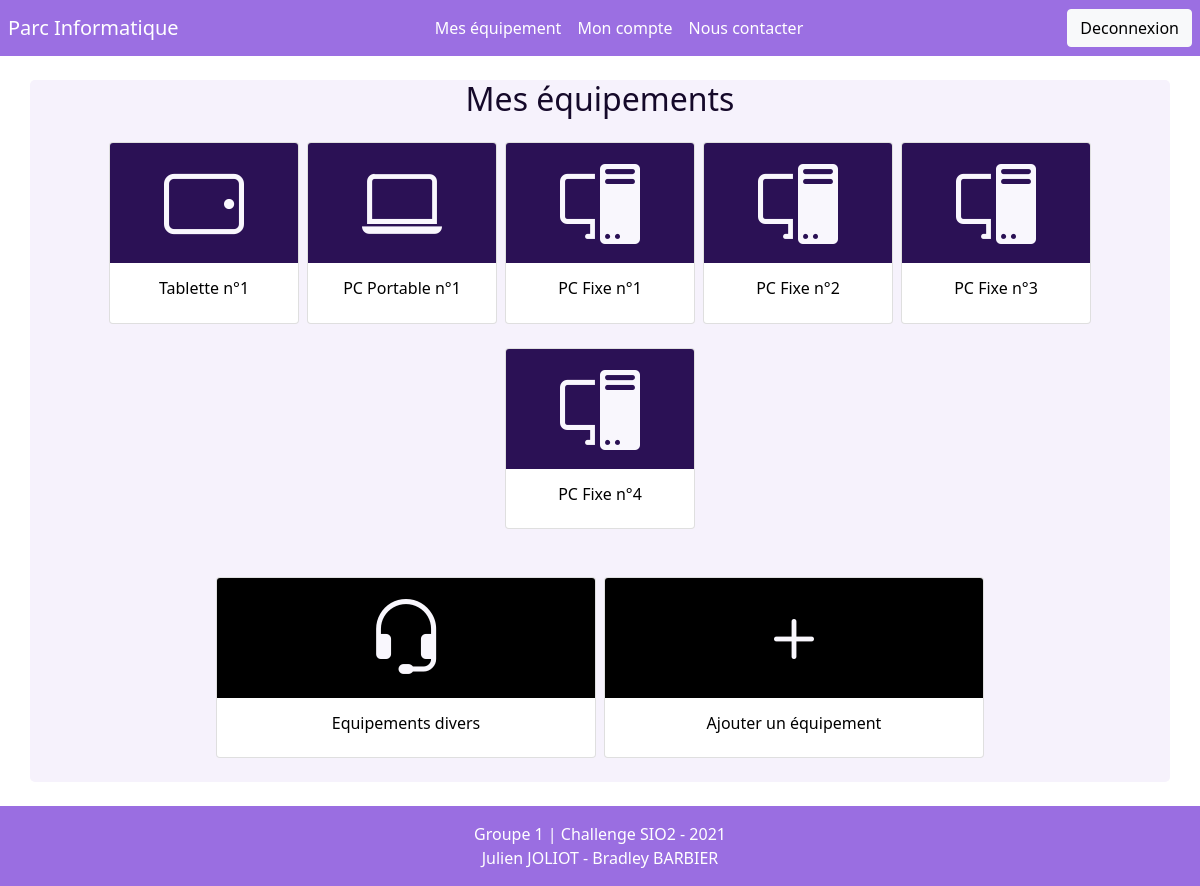
The page /views/panel/equipement.php (signed in) on the database its author committed.
### tables this page shows
CREATE TABLE IF NOT EXISTS `tablette` (
  `ID` int(11) NOT NULL AUTO_INCREMENT,
  `ID_UTILISATEUR` int(11) DEFAULT NULL,
  `MODELE` varchar(32) DEFAULT NULL,
  `OS` varchar(64) DEFAULT NULL,
  `PROCESSEUR` varchar(32) DEFAULT NULL,
  `RAM` int(11) DEFAULT NULL,
  `STOCKAGE` int(11) DEFAULT NULL,
  `FAI` varchar(32) DEFAULT NULL,
  `DATA_GO` double DEFAULT NULL,
  `CREATED_AT` timestamp(6) NOT NULL DEFAULT current_timestamp(6),
  `EDITED_AT` timestamp(6) NOT NULL DEFAULT current_timestamp(6),
  PRIMARY KEY (`ID`),
  UNIQUE KEY `ID` (`ID`),
  KEY `ID_UTILISATEUR` (`ID_UTILISATEUR`)
);

CREATE TABLE IF NOT EXISTS `ordi_portable` (
  `ID` int(11) NOT NULL AUTO_INCREMENT,
  `ID_UTILISATEUR` int(11) DEFAULT NULL,
  `REGION` tinyint(1) NOT NULL,
  `OS` varchar(64) DEFAULT NULL,
  `PROCESSEUR` varchar(32) DEFAULT NULL,
  `CARTE_GRAPHIQUE` varchar(32) DEFAULT NULL,
  `RAM` int(11) DEFAULT NULL,
  `STOCKAGE` int(11) DEFAULT NULL,
  `CREATED_AT` timestamp(6) NOT NULL DEFAULT current_timestamp(6),
  `EDITED_AT` timestamp(6) NOT NULL DEFAULT current_timestamp(6),
  PRIMARY KEY (`ID`),
  UNIQUE KEY `ID` (`ID`),
  KEY `ID_UTILISATEUR` (`ID_UTILISATEUR`)
);

CREATE TABLE IF NOT EXISTS `ordi_fixe` (
  `ID` int(11) NOT NULL AUTO_INCREMENT,
  `ID_UTILISATEUR` int(11) DEFAULT NULL,
  `OS` varchar(64) DEFAULT NULL,
  `PROCESSEUR` varchar(32) DEFAULT NULL,
  `CARTE_GRAPHIQUE` varchar(32) DEFAULT NULL,
  `RAM` int(11) DEFAULT NULL,
  `STOCKAGE` int(11) DEFAULT NULL,
  `CREATED_AT` timestamp(6) NOT NULL DEFAULT current_timestamp(6),
  `EDITED_AT` timestamp(6) NOT NULL DEFAULT current_timestamp(6),
  PRIMARY KEY (`ID`),
  UNIQUE KEY `ID` (`ID`),
  KEY `ID_UTILISATEUR` (`ID_UTILISATEUR`)
);

### config.php (called while the page is built, shortened)
<?php
require_once SITE_ROOT . "/assets/class/database.php";
$db_host = 'localhost';
$db_name = 'parc_informatique';
$db_user = 'root';
$db_pswd = '';
$db_parameter = [
    PDO::MYSQL_ATTR_INIT_COMMAND => "SET NAMES UTF8",
    PDO::ATTR_ERRMODE => PDO::ERRMODE_EXCEPTION,
    PDO::ATTR_DEFAULT_FETCH_MODE, PDO::FETCH_ASSOC
];
$db = new Database($db_host, $db_name, $db_user, $db_pswd, $db_parameter);

### assets/class/database.php (called while the page is built, shortened)
<?php
class Database{
    private $pdo;
    public function __construct(string $db_host, string $db_name, string $db_user, string $db_pswd, array $parameter){
        try{
            $this->pdo = new PDO('mysql:host='.$db_host.';dbname='.$db_name, $db_user, $db_pswd, $parameter);
        }catch(PDOException $e){
            echo($e->getMessage());
            die("Une erreur est survenue lors de la connexion à la base de donnée");
        }
    }
    public function query(string $sql, array $params = [])
    {
        if($this->pdo !== null){
            $req = $this->pdo->prepare($sql);
            $req->execute($params);
            return $req;
        }
        return false;
    }
}

### assets/function.php (called while the page is built, shortened)
<?php
function create_box(array $equipement, string $type, int $id){
    $id++;
    require __DIR__ . '/components/box.php';
}

### assets/components/box.php (the view, shortened to what this page needs)
<?php
$icon = null;
if(isset($type)){
    switch ($type){
        case 'tablette':
            $title = 'Tablette';
            $icon = 'tablet-landscape';
            break;
        case 'ordi_portable':
            $title = 'PC Portable';
            $icon = 'laptop';
            break;
        case 'ordi_fixe':
            $title = 'PC Fixe';
            $icon = 'pc-display';
            break;
    }
}
?>
<?php if($type !== null): ?>
    <button class="card mx-1" data-bs-toggle="modal" data-bs-target="#modals-<?= $type . '-' . $id ?>">
        <div class="card-img-top">
            <i class="bi bi-<?= $icon ?>"></i>
        </div>
        <div class="card-body w-100">
            <h5 class="text-center card-title"><?= $title ?> n°<?= $id ?></h5>
        </div>
    </button>
<?php endif; ?>

### assets/components/header.php (shortened to what this page needs)
<?php
require_once dirname(__DIR__,2) . '/config.php';
?>
<!DOCTYPE html>
<html lang="fr">
    <head>
        <link rel="stylesheet" href="https://cdn.jsdelivr.net/npm/bootstrap-icons@1.7.2/font/bootstrap-icons.css">
        <link rel="stylesheet" href="https://cdn.jsdelivr.net/npm/bootstrap@5.1.3/dist/css/bootstrap.min.css">
        <link rel="stylesheet" href="<?= BASE_URL .'/assets/css/style.css' ?>">
    </head>
    <body>
    <?php require __DIR__ . '/navbar.php'; ?>

### assets/components/navbar.php (shortened to what this page needs)
<nav class="navbar navbar-expand-lg navbar-light mb-4">
    <p class="navbar-brand ms-2">Parc Informatique</p>
    <div class="collapse navbar-collapse" id="navbarSupportedContent">
        <div class="navbar-nav mx-auto text-center">
            <?php if($_SESSION['role'] === 'user'): ?>
                <a href="<?= BASE_URL .'/views/panel/equipement.php' ?>" class="nav-link">Mes équipement</a>
            <?php endif; ?>
            <?php if($_SESSION['role'] !== 'visitor'): ?>
                <a href="<?= BASE_URL .'/views/panel/account.php' ?>" class="nav-link">Mon compte</a>
            <?php endif; ?>
            <?php if($_SESSION['role'] !== 'admin'): ?>
                <a href="<?= BASE_URL .'/views/contact.php' ?>" class="nav-link">Nous contacter</a>
            <?php endif; ?>
        </div>
        <div class="navbar-nav ml-auto">
            <?php if($_SESSION['role'] !== 'visitor'): ?>
                <a href='<?= BASE_URL .'/views/auth/logout.php' ?>' class="btn btn-light mx-2">Deconnexion</a>
            <?php endif; ?>
        </div>
    </div>
</nav>

### views/panel/equipement.php (shortened to what this page needs)
<?php
$title = 'Mes équipements';
$id = null;
require_once dirname(__DIR__,2) . '/config.php';
require dirname(__DIR__ , 2) . '/assets/components/header.php';
if(isset($_GET['id']) && ($_SESSION['role'] === 'admin' || $_SESSION['role'] === 'reader')){
    $_SESSION['id_utilisateur_temp'] = $_GET['id'];
    $id = $_SESSION['id_utilisateur_temp'];
} elseif($_SESSION['role'] === 'user'){
    $id = $_SESSION['id_utilisateur'];
} elseif(isset($_SESSION['id_utilisateur_temp'])){
    $id = $_SESSION['id_utilisateur_temp'];
}
$equipements_user = [];
$list_equipement = ['portable', 'tablette', 'ordi_portable', 'ordi_fixe'];
foreach($list_equipement as $equipement){
    $query = $db->query("SELECT * FROM $equipement WHERE id_utilisateur = :id", [
        ":id" => $id
    ]);
    $equipements_user[$equipement] = $query->fetchAll();
}
?>
<div class="container pb-4">
    <h2 class="text-center mb-4"><?= $title ?></h2>
    <?php
    if($equipements_user !== null): ?>
        <div class="row row-cols-1 row-cols-sm-3 row-cols-md-4 row-cols-lg-6 g-4 d-flex justify-content-center">
            <?php
                foreach($equipements_user as $type_equipement => $equipements){
                    foreach($equipements as $k => $equipement){
                        create_box($equipement, $type_equipement, $k);
                    }
                }
            ?>
        </div>
    <?php endif; ?>
    <div class="row row-cols-1 row-cols-md-3 d-flex justify-content-center mt-5">
        <button class="card card-ext mx-1" data-bs-toggle="modal" data-bs-target="#modals-divers">
            <div class="card-img-top text-center">
                <i class="bi bi-headset"></i>
            </div>
            <div class="card-body w-100">
                <h5 class="text-center card-title">Equipements divers</h5>
            </div>
        </button>
        <?php if($_SESSION['role'] !== 'reader'): ?>
            <a class="card card-ext mx-1" href="./add_equipement.php">
                <div class="card-img-top text-center">
                    <i class="bi bi-plus"></i>
                </div>
                <div class="card-body w-100">
                    <h5 class="text-center card-title">Ajouter un équipement</h5>
                </div>
            </a>
        <?php endif; ?>
    </div>
</div>
<?php
require dirname(__DIR__ , 2) . '/assets/components/footer.php';
?>

### assets/components/footer.php (shortened to what this page needs)
</body>
    <footer class="bg-light text-center text-lg-start mt-4 mb-0">
    <div class="text-center p-3 text-white" style="background-color: #9A6EE1;">
        Groupe 1 | Challenge SIO2 - 2021 <br>Julien JOLIOT - Bradley BARBIER
    </div>
    </footer>
</html>

### assets/css/style.css (style rules this page uses)
:root { --color-bg-header : hsl(263, 66%, 66%); --color-font-header: #ffffff; --color-font: #15092A; --color-bg-box: #2B1155; --color-bg-box-ext: #000; --color-bg-box-icon: #F9F7FD; --color-bg-container: #f6f2fc; }
body { min-height: 100%; color: var(--color-font) }
.navbar-light { background-color: var(--color-bg-header); }
.navbar-light .navbar-brand { color: var(--color-font-header); hyphens: auto; margin: 0px; }
.navbar-light .navbar-nav .nav-link { color: var(--color-font-header); }
.container { border-radius: 5px; background-color: var(--color-bg-container); }
.card { padding: 0; }
.card.card-ext .card-img-top { background-color: var(--color-bg-box-ext); }
.card .card-img-top { background-color: var(--color-bg-box); color: var(--color-bg-box-icon); }
.card .card-img-top i { font-size:80px }
.card .card-body .card-title { font-size: 16px; }
a.card { color: #000; text-decoration: none; }

### rows shown on the page
tablette: title "Tablette", id "1"
ordi_portable: title "PC Portable", id "1"
ordi_fixe: title "PC Fixe", id "1"
ordi_fixe: title "PC Fixe", id "2"
ordi_fixe: title "PC Fixe", id "3"
ordi_fixe: title "PC Fixe", id "4"

### other values the page prints
$title "Mes équipements"
